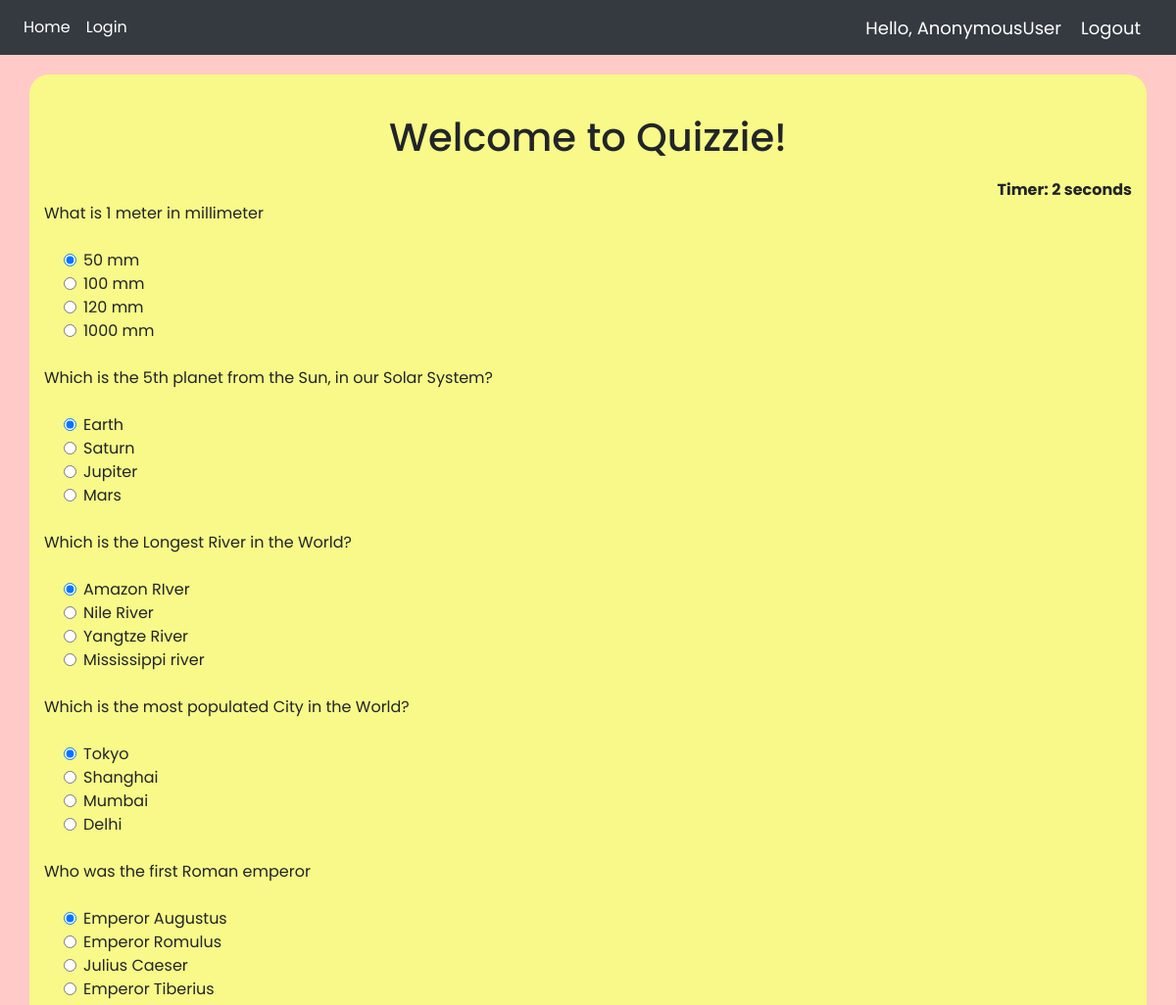
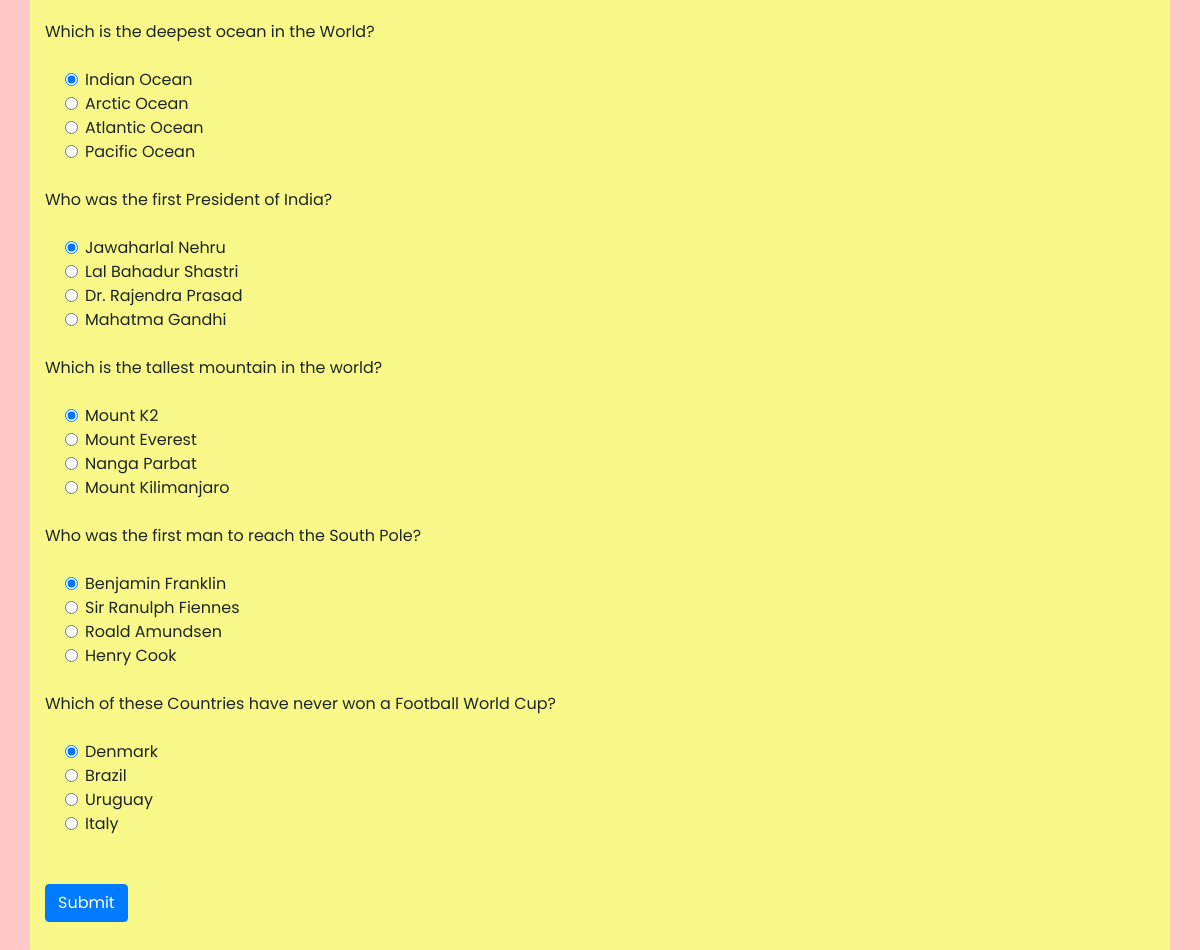
The page / on the database its author committed (2 pictures, top to bottom).
### Quiz/models.py (models this page shows, shortened)
class QuesModel(models.Model):
    question = models.CharField(max_length=200,null=True)
    op1 = models.CharField(max_length=200,null=True)
    op2 = models.CharField(max_length=200,null=True)
    op3 = models.CharField(max_length=200,null=True)
    op4 = models.CharField(max_length=200,null=True)
    ans = models.CharField(max_length=200,null=True)

### Quiz/views.py (the view)
# urls.py: 2. Add a URL to urlpatterns:  path('', views.home, name='home')
def home(request):
    if request.method == 'POST':
        print(request.POST)
        questions=QuesModel.objects.all()
        score=0
        wrong=0
        correct=0
        total=0
        for q in questions:
            total+=1
            print(request.POST.get(q.question))
            print(q.ans)
            print()
            if q.ans ==  request.POST.get(q.question):
                score+=10
                correct+=1
            else:
                wrong+=1
        percent = score/(total*10) *100
        context = {
            'score':score,
            'time': request.POST.get('timer'),
            'correct':correct,
            'wrong':wrong,
            'percent':percent,
            'total':total
        }
        return render(request,'Quiz/result.html',context)
    else:
        questions=QuesModel.objects.all()
        context = {
            'questions':questions
        }
        return render(request,'Quiz/home.html',context)

### Quiz/templates/Quiz/home.html (shortened to what this page needs)
{% extends 'Quiz/dependencies.html' %}
{% block content %}
{% load static %}
<div class="container ">
<h1 id="hh">Welcome to Quizzie!</h1>
<div align="right " id="displaytimer"><b>Timer: 0 seconds</b></div>
 <form method='post' action=''>
    {% for q  in questions%}
    <div class="form-group">
      <label for="question">{{q.question}}</label>
    </div>
    <div class="form-check">
        <div class="form-check">
            <input class="form-check-input" type="radio" name="{{q.question}}" id="gridRadios1" value="{{q.op1}}" checked>
            <label class="form-check-label" for="gridRadios1">
                {{q.op1}}
            </label>
        </div>
        <div class="form-check">
            <input class="form-check-input" type="radio" name="{{q.question}}" id="gridRadios2" value="{{q.op2}}">
            <label class="form-check-label" for="gridRadios2">
                {{q.op2}}
            </label>
        </div>
        <div class="form-check">
            <input class="form-check-input" type="radio" name="{{q.question}}" id="gridRadios1" value="{{q.op3}}">
            <label class="form-check-label" for="gridRadios1">
                {{q.op3}}
            </label>
        </div>
        <div class="form-check">
            <input class="form-check-input" type="radio" name="{{q.question}}" id="gridRadios2" value="{{q.op4}}">
            <label class="form-check-label" for="gridRadios2">
                {{q.op4}}
            </label>
        </div>
        <br>
    </div>
    {% endfor %}
    <br>
    <button type="submit" class="btn btn-primary">Submit</button>
  </form>
</div>
{% endblock %}

### Quiz/templates/Quiz/dependencies.html (shortened to what this page needs)
{% load static %}
<html>
    <head>
        <link rel="stylesheet" type="text/css" href="{% static 'css/style.css' %}"/>
        <link rel="stylesheet" href="https://stackpath.bootstrapcdn.com/bootstrap/4.5.0/css/bootstrap.min.css">
    </head>
    <body id="bdy1">
        {% include 'Quiz/navbar.html' %}
        {% block content %}
        {% endblock %}
        <br>
    </body>
</html>

### Quiz/templates/Quiz/navbar.html (shortened to what this page needs)
{% load static %}
<nav class="navbar navbar-expand-lg navbar-dark bg-dark">
  <div class="collapse navbar-collapse" id="navbarNav">
    <ul class="navbar-nav">
      <li class="nav-item active">
        <a class="nav-link" href="{% url 'home' %}">Home</a>
      </li>
      <li class="nav-item active">
        <a class="nav-link" href="{% url 'login' %}">Login</a>
      </li>
    </ul>
  </div>
  <span class="greet">Hello, {{request.user}}</span>
  <span ><a  class="greet" href="{% url 'logout' %}">Logout</a></span>
</nav>

### static/css/style.css (style rules this page uses)
* { font-family: 'Poppins', sans-serif; position: relative; }
#bdy1 { background-color: #FFCAC8; }
#hh { text-align: center; padding: 10px; }
.navbar { background-color: #2B3A55; }
.container { margin: 20px; background-color: #F8F988; padding: 30px; position: relative; text-align: justify; border-radius: 20px; }

### Quiz/templates/Quiz/navbar.html (style rules this page uses)
.greet { font-size: 18px; color: #fff; margin-right: 20px; }

### rows shown on the page
QuesModel: question "What is 1 meter in millimeter", op1 "50 mm", op2 "100 mm", op3 "120 mm", op4 "1000 mm"
QuesModel: question "Which is the 5th planet from the Sun, in our Solar System?", op1 "Earth", op2 "Saturn", op3 "Jupiter", op4 "Mars"
QuesModel: question "Which is the Longest River in the World?", op1 "Amazon RIver", op2 "Nile River", op3 "Yangtze River", op4 "Mississippi river"
QuesModel: question "Which is the most populated City in the World?", op1 "Tokyo", op2 "Shanghai", op3 "Mumbai", op4 "Delhi"
QuesModel: question "Who was the first Roman emperor", op1 "Emperor Augustus", op2 "Emperor Romulus", op3 "Julius Caeser", op4 "Emperor Tiberius"
QuesModel: question "Which is the deepest ocean in the World?", op1 "Indian Ocean", op2 "Arctic Ocean", op3 "Atlantic Ocean", op4 "Pacific Ocean"
QuesModel: question "Who was the first President of India?", op1 "Jawaharlal Nehru", op2 "Lal Bahadur Shastri", op3 "Dr. Rajendra Prasad", op4 "Mahatma Gandhi"
QuesModel: question "Which is the tallest mountain in the world?", op1 "Mount K2", op2 "Mount Everest", op3 "Nanga Parbat", op4 "Mount Kilimanjaro"
QuesModel: question "Who was the first man to reach the South Pole?", op1 "Benjamin Franklin", op2 "Sir Ranulph Fiennes", op3 "Roald Amundsen", op4 "Henry Cook"
QuesModel: question "Which of these Countries have never won a Football World Cup?", op1 "Denmark", op2 "Brazil", op3 "Uruguay", op4 "Italy"

### other values the page prints
{{ request.user }} "AnonymousUser"
